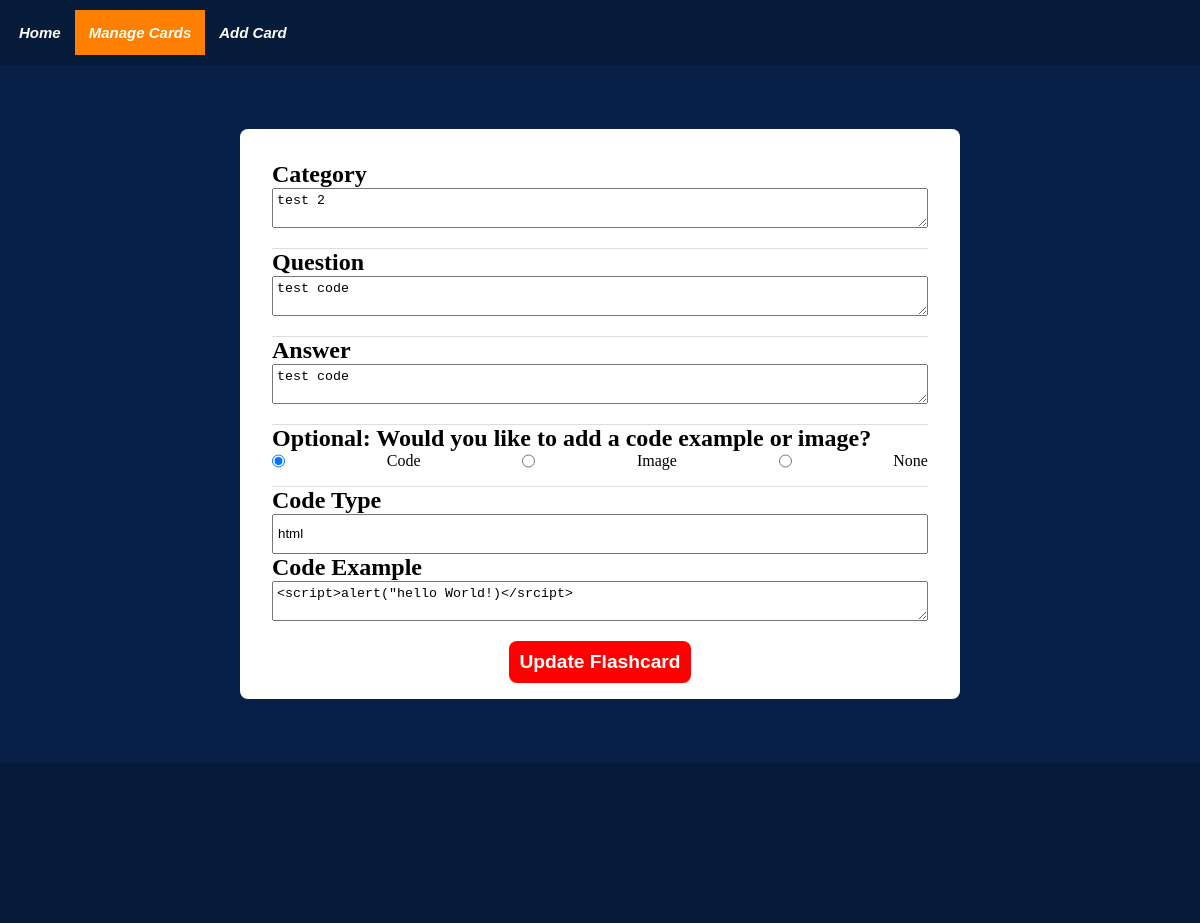
Page /edit_flashcard/4 on the earlier database version.
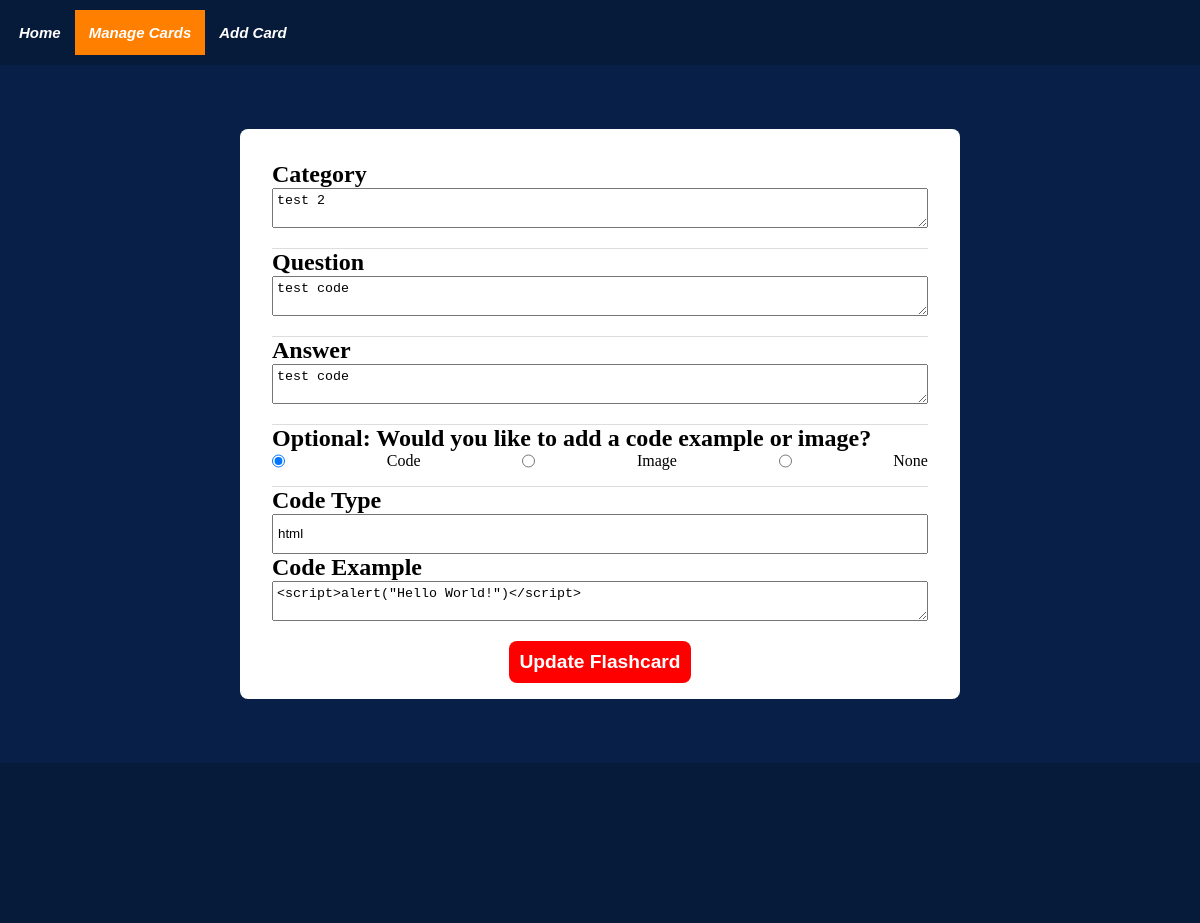
Same page on the later database version.
### tables this page shows
CREATE TABLE Code(
            cid INTEGER PRIMARY KEY AUTOINCREMENT,
            code_block TEXT NOT NULL,
            code_type TEXT NOT NULL
    );

### app.py (the view)
@app.route("/edit_flashcard/<key>")
def edit_flashcard_route(key):
    data = database.view_card(key=key)
    return render_template('edit_flashcard.html', nav_id="manage-page", data=data)

### templates/edit_flashcard.html (shortened to what this page needs)
{% extends "base.html" %}
{% block content %}
<div class="flashcard-content">
    <form action="{{ url_for('update_flashcard_route', key=data['fid']) }}" method="post" enctype="multipart/form-data">
        <div class="flashcard-content-inner">
            <h2>Category</h2>
            <textarea id="category" name="category" rows="4">{{ data['category'] | escape }}</textarea>
        </div>
        <div class="flashcard-content-inner">
            <h2>Question</h2>
            <textarea id="question" name="question" rows="4">{{ data['question'] | escape }}</textarea>
        </div>
        <div class="flashcard-content-inner">
            <h2>Answer</h2>
            <textarea id="answer" name="answer" rows="4">{{ data['answer'] | escape }}</textarea>
        </div>
        <div class="flashcard-content-inner">
            <h2>Optional: Would you like to add a code example or image?</h2>
            <div class="radio-input">
                <input type="radio" id="code-selection" name="input-type" value="code" onclick="toggleFields('code')" {% if data['code'] %}checked{% endif %}>
                <label for="code">Code</label>
                <input type="radio" id="image-selection" name="input-type" value="image" onclick="toggleFields('image')" {% if data['image_file'] %}checked{% endif %}>
                <label for="image">Image</label>
                <input type="radio" id="none-type" name="input-type" value="none" onclick="toggleFields('none')" {% if not data['code'] and not data['image_file'] %}checked{% endif %}>
                <label for="none-type">None</label>
            </div>
        </div>
        <div class="flashcard-content-inner" id="code-section" style="display: none;">
            <h2>Code Type</h2>
            <input type="text" name="code-type" id="code-sel" list="code-type" value="{% if data['code_type'] is not none %}{{ data['code_type'] }}{% endif %}">
            <h2>Code Example</h2>
            <textarea id="code-ex" name="code-ex" rows="6">{{ data['code'] | escape }}</textarea>
        </div>
        <button type="submit">Update Flashcard</button>
    </form>
</div>
{% endblock %}

Differences in the rows shown:
removed Code: code_block "☑", code_block "☐ None", code-type "html", code-ex "<script>alert(\"hello World!)</srcipt>"
added Code: code_block "☑", code_block "☐ None", code-type "html", code-ex "<script>alert(\"Hello World!\")</script>"
